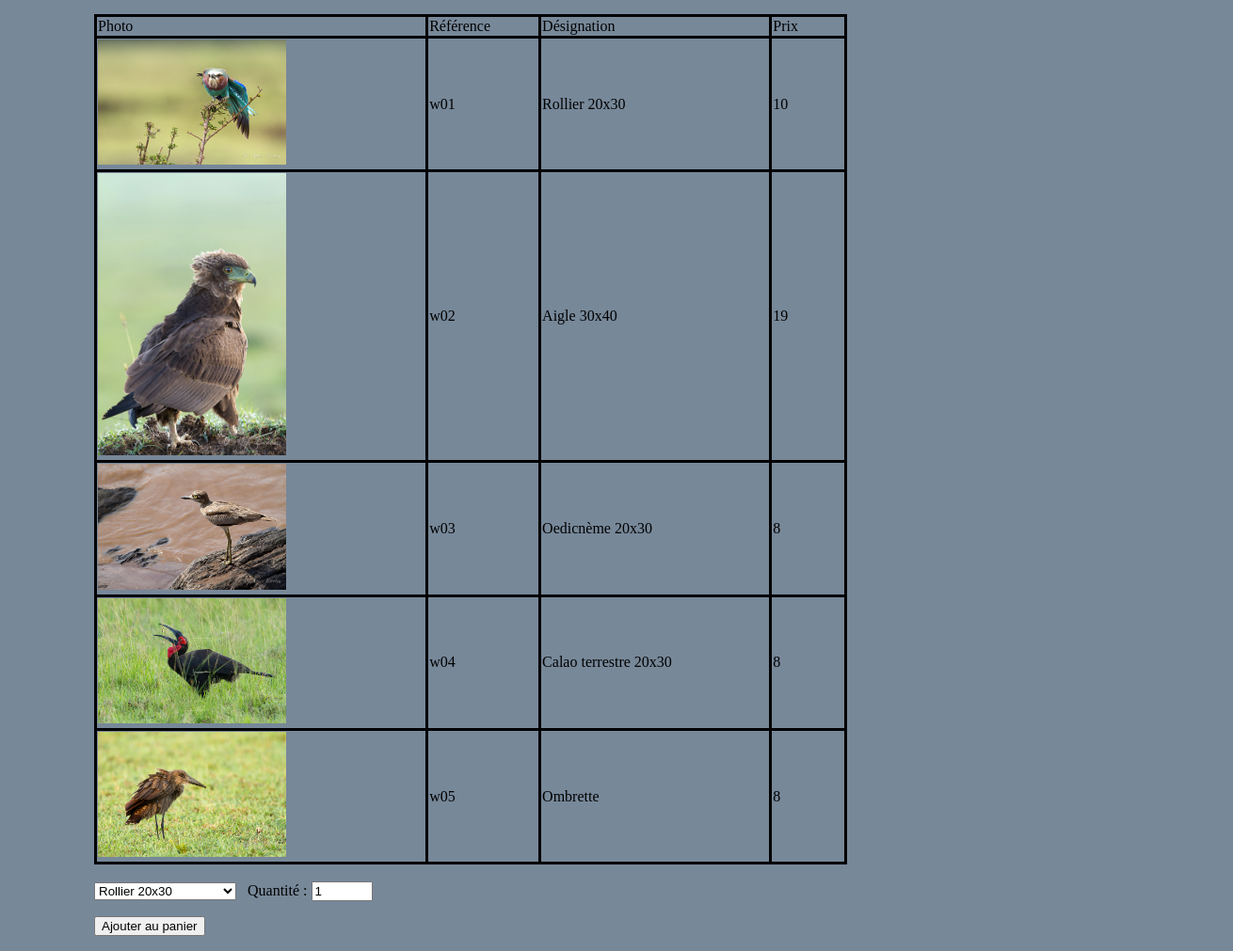
The page /Version3/listePdt.php?cat=ois on the database its author committed.
### tables this page shows
CREATE TABLE produit
(pdt_ref VARCHAR(3) NOT NULL,
pdt_designation VARCHAR(50),
pdt_prix FLOAT(5.2),
pdt_image VARCHAR(50),
pdt_categorie VARCHAR(3),
CONSTRAINT PK_PRO PRIMARY KEY(pdt_ref)
);

### Version3/listepdt.php (the view, shortened to what this page needs)
<!DOCTYPE html>
<html>
    <head>
		<link rel="stylesheet" href="style.css"/>
    </head>
	<body>
		<div id="page-wrap">
			<div id="listepdt">
				<table align=left class="tablecmd">
					<tr>
						<td>Photo</td>
						<td>Référence</td>
						<td>Désignation</td>
						<td width="10%">Prix</td>
					</tr>
					<?php
						try
						{
							$bdd = new PDO('mysql:host=localhost;dbname=lafaune;charset=utf8', 'root', '',array(PDO::ATTR_ERRMODE => PDO::ERRMODE_EXCEPTION));
						}
						catch (Exception $e)
						{
								die('Erreur : ' . $e->getMessage());
						}
						if (isset($_GET['cat']))
						{
							$req = 'SELECT * FROM produit, categorie WHERE pdt_categorie = cat_code AND pdt_categorie =\''.$_GET['cat'].'\'';
							$res = $bdd->query($req);
							while($ligne = $res->fetch())
							{
					?>
								<tr>
									<td><img src="../image/<?php echo $ligne['pdt_image']; ?>" class="photo"></td>
									<td><?php echo $ligne['pdt_ref']; ?></td>
									<td><?php echo $ligne['pdt_designation']; ?></td>
									<td><?php echo $ligne['pdt_prix']; ?></td>
								</tr>
					<?php
							}
				echo '</table>';
				echo '</div>';
					}
					else
					{
						echo("Erreur");
					}
					$req = 'SELECT * FROM produit, categorie WHERE pdt_categorie = cat_code AND pdt_categorie =\''.$_GET['cat'].'\'';
					$res = $bdd->query($req);
					echo '<div id="ajoutpanier">';
					echo '</br><form action="panier.php" target="menu" method="get">';
					echo '<select name="refPdt" size="1">';
					while($ligne = $res->fetch())
					{
				?>
						<option value="<?php echo $ligne['pdt_ref']; ?>"> <?php echo $ligne['pdt_designation'];
					}
					echo '</select>';
					echo 'Quantité : ';
						echo '<input type="text" name="quantite" size="5" value="1" />';
					echo '<p><input type="submit" name="action" value="Ajouter au panier" />';
					echo '</form>';
					echo '</div>';
				?>
		</div>
	</body>
</html>

### Version3/style.css (style rules this page uses)
html, body { margin:0; padding:0; background:LightSlateGrey; }
table { border-collapse: collapse; }
td { border:3px solid black; }
.photo { width:200px; }
.tablecmd { width:800px; margin-left:100px; }
#ajoutpanier { clear:both; width:100%; margin-left:100px; }
#page-wrap { margin: 15px auto; position: relative; }

### rows shown on the page
produit: pdt_image (picture), pdt_ref "w01", pdt_designation "Rollier 20x30", pdt_prix "10"
produit: pdt_image (picture), pdt_ref "w02", pdt_designation "Aigle 30x40", pdt_prix "19"
produit: pdt_image (picture), pdt_ref "w03", pdt_designation "Oedicnème 20x30", pdt_prix "8"
produit: pdt_image (picture), pdt_ref "w04", pdt_designation "Calao terrestre 20x30", pdt_prix "8"
produit: pdt_image (picture), pdt_ref "w05", pdt_designation "Ombrette", pdt_prix "8"

### other values the page prints
form field refPdt "Rollier 20x30"
